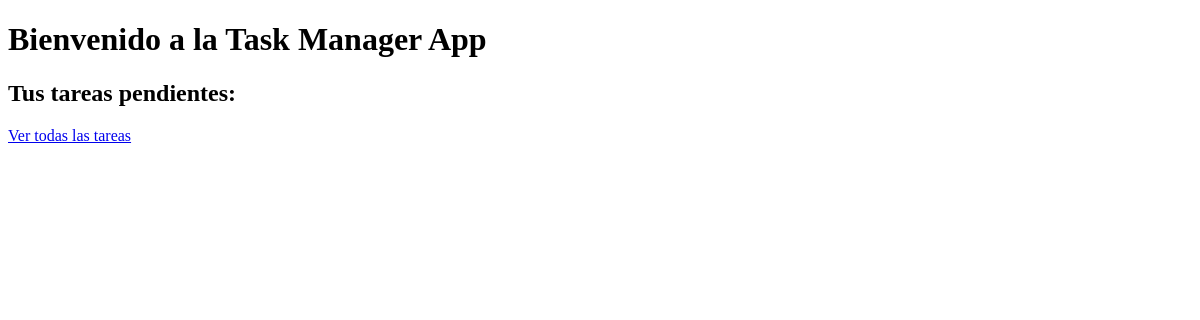
/TaskManagerApp/index/, run on an earlier commit of the app's database.
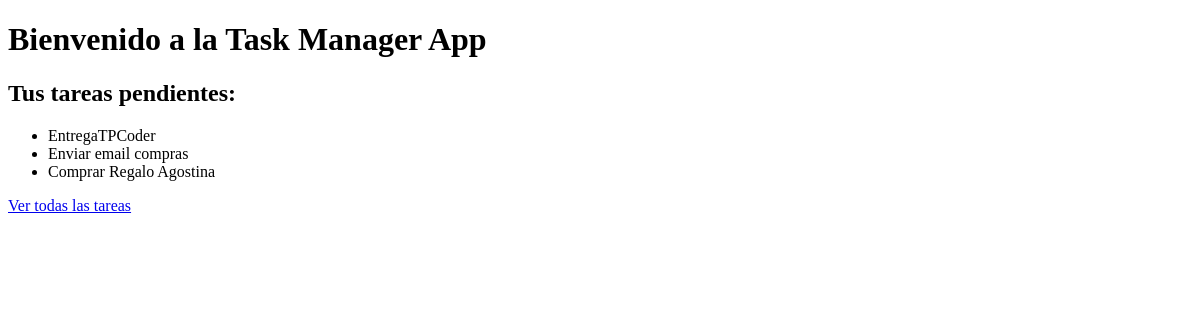
And on a later commit of the database.
### TaskManagerApp/models.py (models this page shows, shortened)
class Tarea(models.Model):
    usuario = models.ForeignKey(User, on_delete=models.CASCADE)
    nombre = models.CharField(max_length=200)
    descripcion = models.TextField()
    fecha_creacion = models.DateTimeField(auto_now_add=True)
    fecha_limite = models.DateTimeField()
    completada = models.BooleanField(default=False)
    categoria = models.ForeignKey(Categoria, on_delete=models.SET_NULL, null=True, blank=True)

### TaskManagerApp/views.py (the view)
# urls.py: path('index/', index, name='index'),  # Página de índice
def index(request):
    tareas_pendientes = Tarea.objects.filter(completada=False)
    return render(request, 'TaskManagerApp/index.html', {'tareas': tareas_pendientes})

### TaskManagerApp/templates/TaskManagerApp/index.html (shortened to what this page needs)
{% load static %}
<!DOCTYPE html>
<html lang="en">
<head>
</head>
<body>
    <h1>Bienvenido a la Task Manager App</h1>
    <h2>Tus tareas pendientes:</h2>
    <ul>
        {% for tarea in tareas %}
            <li>{{ tarea.nombre }}</li>
        {% endfor %}
    </ul>
    <a href="{% url 'tareas' %}">Ver todas las tareas</a>
</body>
</html>

What changed in the data, as far as the page shows it:
added Tarea: nombre "EntregaTPCoder"
added Tarea: nombre "Enviar email compras"
added Tarea: nombre "Comprar Regalo Agostina"
